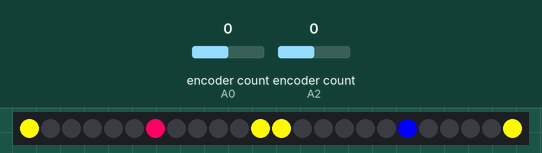
Recording of a sketch running on a simulated Arduino Uno, built with avr-gcc and run on an emulated ATmega328P. On the bench: 24 RGB LEDs in strip order, left to right. Inputs (shaded band) come from the test bench; at power-on: encoder count (sensors on A0, A2) 0.

Above: at 1.2 s.
1.3 s: encoder count (sensor on A0) set to 1
At 2.3 s:
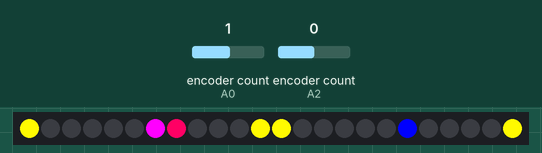
2.8 s: encoder count (sensor on A2) set to 1
At 3.4 s:
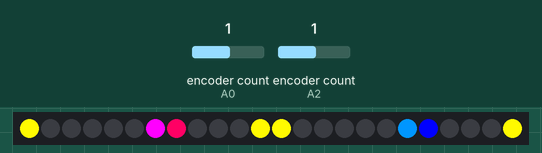
4.3 s: encoder count (sensor on A0) set to 0
At 5.5 s:
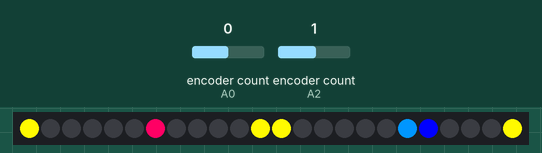
5.8 s: encoder count (sensor on A2) set to 2
At 6.9 s:
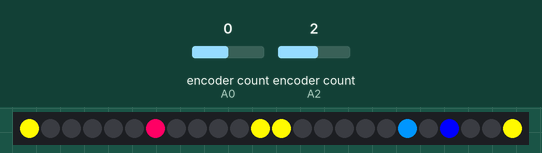
7.3 s: encoder count (sensor on A0) set to -1
At 8.1 s:
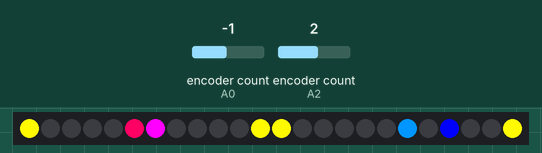
8.8 s: encoder count (sensor on A2) set to 3
At 9.2 s:
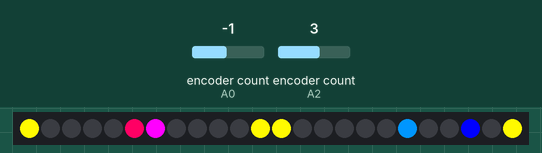
Timing chart, 0 to 11.3 s (numbered marks = the images above; inputs shaded):
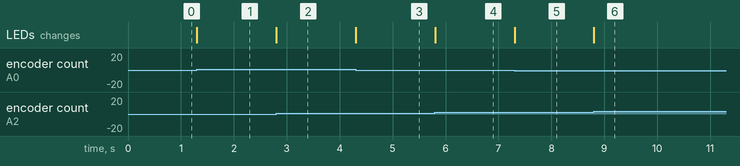

The sketch:

Integrated1D-game.ino
```cpp
/*


  Based on this code:
  http://www.arduino.cc/en/Tutorial/SerialCallResponse
*/

#include <RotaryEncoder.h>
#include <Adafruit_NeoPixel.h>
#include "player.h"
#include "target.h"
#include "displayBuffer.h"

#define N_PIXELS  24  // Number of pixels you are using
#define LED_PIN    2  // NeoPixel LED strand is connected to GPIO #2 / D2
Adafruit_NeoPixel  pixels = Adafruit_NeoPixel(N_PIXELS, LED_PIN, NEO_GRB + NEO_KHZ800);

RotaryEncoder encoder1(A0, A1);
RotaryEncoder encoder2(A2, A3);

const int buttonPin1 = 4;
const int buttonPin2 = 5;
int buttonState1 = 1;
int buttonState2 = 1;

int old_pos1 = 0;
int old_pos2 = 0;
int pos1 = 0;
int pos2 = 0;

uint32_t magenta = 16711935;
//    uint32_t cyan = 3325695;
uint32_t cyan = 38655;
uint32_t white = 16777215;
uint32_t yellow = 16775680;
uint32_t red = 16711780;
uint32_t blue = 255;

//int inByte = 0;         // incoming serial byte

static int displaySize = 24;
DisplayBuffer display = DisplayBuffer(displaySize);
Player playerOne =  Player(int(displaySize/4), displaySize, red );             // Adding 2 players to the game
Player playerTwo =  Player(int(3*displaySize/4), displaySize, blue );
Target target1[5] = { Target(int(displaySize/4), magenta),Target(0, 0), Target(0, 0),Target(0, 0),Target(0, 0)  };              // and one target for players to catch.
int size1 = 1;
Target target2[5] = { Target(int(3*displaySize/4), cyan), Target(0, 0),Target(0,0),Target(0, 0),Target(0,0), };
int size2 = 1;

//Score score = new Score(color(0,0,0));   // Used to display winner's color
int scoreMax = 4;

//Controller controller = Controller();

int gameState = 1;
int currentFrame = 0;
int appFramerate = 30;
int numFrames =  30;
uint32_t scoreColor = 0;

bool stunned1 = false;
bool stunned2 = false;
unsigned long timeout1 = 0;
unsigned long timeout2 = 0;
void setup() {

  Serial.begin(57600);      // start serial port at 57600 bps:
  pixels.begin();
  pixels.setBrightness(255);                // Set LED brightness 0-255
  LEDsOff();

  pinMode(buttonPin1, INPUT);
  pinMode(buttonPin2, INPUT);
}


void loop() {
  //read data each loop
    encoder1.tick();
    encoder2.tick();
    pos1 = encoder1.getPosition();
    pos2 = encoder2.getPosition();
//    Serial.print(pos1);
//    Serial.print(' ');
//    Serial.println(pos2);

    if (!stunned1 || millis()-timeout1 > 3000) {
      if (stunned1) {
        playerOne.position = int(displaySize/4);
        stunned1 = false;
      } else {
        playerOne.move(pos1-old_pos1);
      }
      old_pos1 = pos1;
    }

    if (!stunned2 || millis()-timeout2 > 3000) {
      if (stunned2) {
        playerTwo.position = int(3*displaySize/4);
        stunned2 = false;
      } else {
        playerTwo.move(pos2-old_pos2);
      }
      old_pos2 = pos2;
    }

    update();

}


void update() {
//  printDisplay(display.displayBuffer);
  switch (gameState) {
    case 1: //Play
      display.clear();
      //set nuetral zone... change to yellow?
      display.setPixel(0, yellow);
      display.setPixel(displaySize-1, yellow);
      display.setPixel(int((displaySize-1)/2),yellow);
      display.setPixel(int((displaySize+1)/2), yellow);

      // now add the targets
      for (int i=0; i<size1; i++) {
        display.setPixel(target1[i].position, target1[i].targetColor);
        // check if player two caught player 1's flags
        if (playerTwo.position == target1[i].position)  {
          playerTwo.score++;
          int offset = (2*(size2%2)-1)*int((size2+1)/2);
          target2[size2] = Target(int(3*displaySize/4)+offset, cyan);
          size2 ++;
          gameState = 3;
          colorWipe(playerTwo.playerColor, 0);
          delay(1000);
        }
      }
      for (int i=0; i<size2; i++) {
        display.setPixel(target2[i].position, target2[i].targetColor);
        // check if other player has caught target
        if (playerOne.position == target2[i].position)  {
          playerOne.score++;
          int offset = (2*(size1%2)-1)*int((size1+1)/2);
          target1[size1] = Target(int(displaySize/4)+offset, magenta);
          size1 ++;
          gameState = 3;
          colorWipe(playerOne.playerColor, 0);
          delay(1000);
        }
      }
      // show all players in the right place, by adding them to display buffer
      display.setPixel(playerOne.position, playerOne.playerColor);
      display.setPixel(playerTwo.position, playerTwo.playerColor);

      if (playerOne.position == playerTwo.position) {
         if (playerOne.position >0 && playerOne.position < int((displaySize-1)/2)) {
           gameState = 2;
         } else if (playerOne.position > int((displaySize+1)/2) && playerOne.position < displaySize-1) {
           gameState = 2;
         }
      }

      break;
    case 2: // Collision

        if (playerOne.position > int(displaySize/2)) {
          playerOne.position = int(displaySize/4);
          stunned1 = true;
          timeout1 = millis();
        } else {
          playerTwo.position = int(3*displaySize/4);
          stunned2 = true;
          timeout2 = millis();
        }
        gameState = 1;

      break;
    case 3: // Capture
      if (playerOne.score >=  scoreMax)  {
        scoreColor = playerOne.playerColor;
        gameState = 4;

      // We've hit score max, this player wins
      } else if (playerTwo.score >= scoreMax)  {
        scoreColor = playerTwo.playerColor;
        gameState = 4;

      // We haven't hit the limit yet, keep playing
      }  else {
        playerOne.position = int(displaySize/4);
        playerTwo.position = int(3*displaySize/4);

        gameState = 1;
      }
      break;
    case 4: // Score
      // reset everyone
      playerOne.score = 0;
      playerTwo.score = 0;

      //light up w winner color by populating all pixels in buffer with their color
      display.setAllPixels(scoreColor);

      // BUTTON push to restart
      buttonState1 = digitalRead(buttonPin1);
      buttonState2 = digitalRead(buttonPin2);

      if (!buttonState1 || !buttonState2) {
        // reset game
        playerOne.position = int(displaySize/4);
        playerTwo.position = int(3*displaySize/4);
        size1 = 1;
        size2 = 1;
        gameState = 1;
      }
      break;

    // Not used, it's here just for code consistency
    default:
      break;
  }
  show();
}


void show() {
//  Serial.println("~~~~showing");
  for(int i = 0; i < pixels.numPixels(); i++) {
    pixels.setPixelColor(i, display.displayBuffer[i]);
//    Serial.print(String(display.displayBuffer[i]) + " ");
  }
//  Serial.println();
  pixels.show();
}

void LEDsOff() {
  for(int i=0; i<pixels.numPixels(); i++) {
      pixels.setPixelColor(i, 0);
      pixels.show();
  }
//  delay(10000);
}

    void colorWipe(uint32_t c, uint32_t wait) {
      for(uint16_t i=0; i<pixels.numPixels(); i++) {
          pixels.setPixelColor(i, c);
          pixels.show();
          delay(wait);
      }

    }
void printDisplay(uint32_t buffer[]) {
  Serial.println("displaying buffer: ");
  for (int i=0; i<pixels.numPixels(); i++) {
    Serial.print(buffer[i]);
    Serial.print(" ");
  }
  Serial.println();
}
```

displayBuffer.cpp
```cpp
#include "Arduino.h"
#include "DisplayBuffer.h"

DisplayBuffer::DisplayBuffer(int dispSize)
{
  displaySize = dispSize;
  uint32_t displayBuffer[dispSize];
  uint32_t initColor = uint32_t(0);
  for(int i = 0; i < displaySize; i++) {
//    Serial.print(i);
    displayBuffer[i] = initColor;
  }
}

void DisplayBuffer::clear() {
//  Serial.print(displaySize);
  for(int i = 0; i < displaySize; i++) {
//    Serial.print(i);
    displayBuffer[i] = initColor;
//    Serial.println(displayBuffer[i]);
  }
}

// Color a specific pixel in the buffer
void DisplayBuffer::setPixel(int  _index, uint32_t _c) {
    displayBuffer[_index]  = _c;
}

void DisplayBuffer::setAllPixels(uint32_t _c) {

    for(int i = 0; i < displaySize; i++) {
      setPixel(i, _c);
    }
  }
```

displayBuffer.h
```cpp
/* player class */
#ifndef DisplayBuffer_h
#define DisplayBuffer_h

#include "Arduino.h"

class DisplayBuffer
{
  public:
    DisplayBuffer(int dispSize );
    void clear();
    void setPixel(int  _index, uint32_t _c);
    void setAllPixels(uint32_t _c);
    uint32_t displayBuffer[24];
  private:
    int displaySize;
    uint32_t initColor;

    // also need to add color
};

#endif
```

player.cpp
```cpp
#include "Arduino.h"
#include "Player.h"

Player::Player(int pos, uint8_t dispSize, uint32_t color)
{
  position = pos;
  score = 0;
  displaySize = dispSize;
  playerColor = color;
}

void Player::move(int dir) {
	position += dir;

	if (position == -1) {
    	position = displaySize - 1;
    } else if (position == displaySize) {
    	position = 0;
    }
}
```

player.h
```cpp
/* player class */
#ifndef Player_h
#define Player_h

#include "Arduino.h"

class Player
{
  public:
    Player(int pos, uint8_t dispSize, uint32_t color);
    void move(int dir);
    int position;
    int score;
    int displaySize;
    uint32_t playerColor;
};

#endif
```

target.cpp
```cpp
#include "Arduino.h"
#include "Target.h"

Target::Target(int pos, uint32_t color)
{
  position = pos;
  targetColor = color;
}
```

target.h
```cpp
/* target class */
#ifndef Target_h
#define Target_h

#include "Arduino.h"

class Target
{
  public:
    Target(int pos, uint32_t color);
    int position;
    uint32_t targetColor;
};

#endif
```

Measured:
- after the input at 1.3 s, the LEDs: change at once (image 1)
- after the input at 2.8 s, the LEDs: change at once (image 2)
- after the input at 4.3 s, the LEDs: change at once (image 3)
- after the input at 5.8 s, the LEDs: change at once (image 4)
- after the input at 7.3 s, the LEDs: change at once (image 5)
- after the input at 8.8 s, the LEDs: change at once (image 6)
